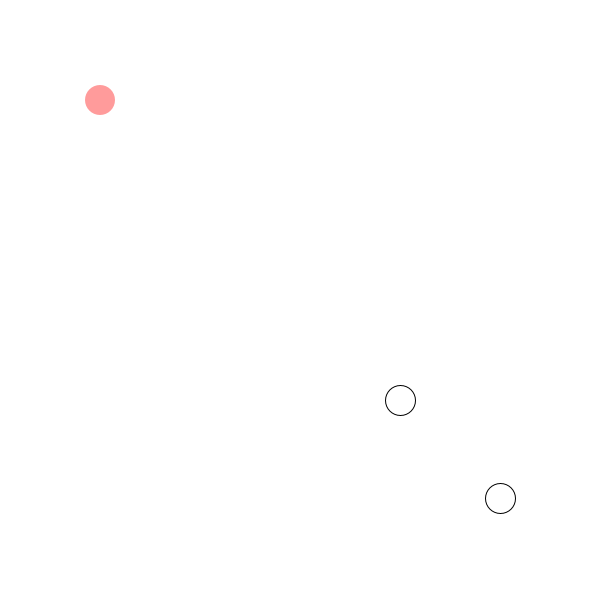
Frame 1 (no input)
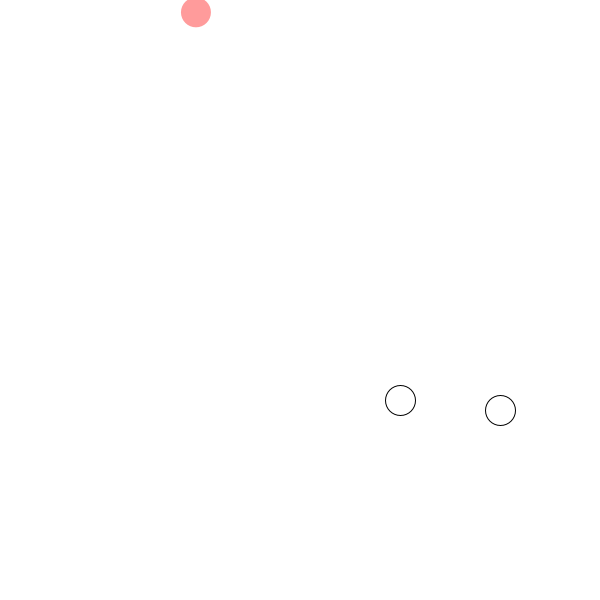
Frame 60 (the mouse pressed at the canvas centre just before this capture)
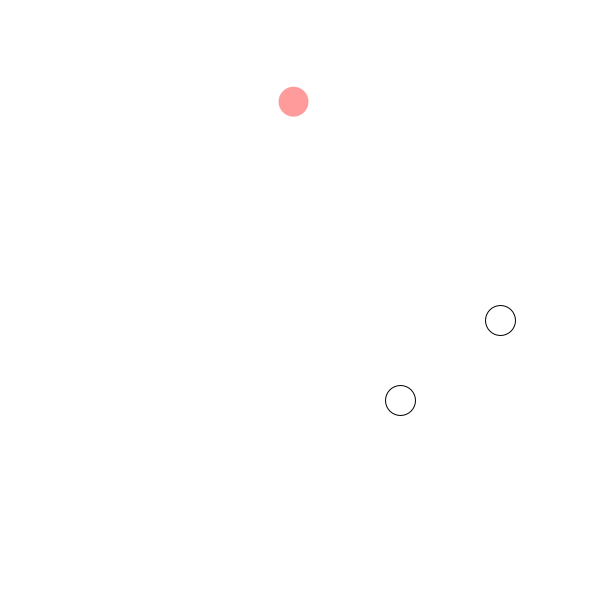
Frame 120 (the mouse held since frame 60 and released just before this capture)

The Processing sketch that drew these frames (run headless with seeded random() and noise(); from frame 60 on, the mouse is pressed at the canvas centre):

// Processing sketch: SUVAT
// ── SUVAT.pde
Bullet b1, b2;
Body target;

PVector g;

void setup() {
  size(600, 600);
  g = new PVector(0, 0.1);
  b1 = new Bullet(100, 100, 2, 30);
  b2 = new Bullet(100, 100, 2, 30);
  
  target = new Body(500, 500, 2);

  target.applyForce(new PVector(0, -3));
  target.physics();
  
  b1.applyForce(b1.findForce(new PVector(400, 400), g, 3.4));
  //println(b2.findForce(target, g, 10, 10));
}

void draw () {
  background(255);
  ellipse(400, 400, 30, 30);
  b1.applyForce(g);
  target.physics();
  b1.physics();
  ellipse(target.pos.x, target.pos.y, 30, 30);
  b1.draw();
}

// ── Body.pde
class Body{
  float m;
  PVector pos;
  PVector vel;
  PVector acc;
  
  Body(float x, float y, float mass){
    pos = new PVector(x, y);
    vel = new PVector(0, 0);
    acc = new PVector(0, 0);
    m = mass;
  }
  
  void applyForce(PVector f){
    acc.add(PVector.div(f, m));
    
  }
  
  void physics(){
    pos.add(vel);
    vel.add(acc);
    acc = new PVector(0, 0);
  }
  
}

// ── bullet.pde
class Bullet extends Body {
  float w;
  Bullet(float x, float y, float m, float w) {
    super(x, y, m);
    this.w = w;
  }

  PVector findForce(PVector target, PVector force, float maxForce) {
    float sh = target.x-pos.x;
    float sv = target.y - pos.y;

    float uh = 0;
    float uv = 0;

    float ah = force.x / m;
    float av = force.y / m;

    //float t = sqrt(2*sv/av);

    //uh = sh/t - ah*t/2;

    //maxForce2 = uh2 + uv2
    //S = ut + at2/2
    //u = S/t - at/2
    //4maxForce2 = 4Sh*Sh/(t*t) + 4Sv*Sv/(t*t) - 4(Shah + Svav) + ah*ah*t*t + av*av*t*t
    // 4t*t*maxForce2 = 4Sh*Sh + 4*Sv*Sv - 4*t*t(Shah + Svav) + (ah*ah + av*av)*t*t*t*t 
    // 4Sh*Sh + 4*Sv*Sv - 4*t*t(Shah + Svav) + (ah*ah + av*av)*t*t*t*t - 4t*t*maxForce2 = 0
    // let d = t * t
    // 4Sh*Sh + 4*Sv*Sv - 4*d*(Shah + Svav) + (ah*ah + av*av)*d*d - 4*b*maxForce*maxForce = 0
    float a = ah * ah + av * av;
    float b = - 4 * maxForce * maxForce - 4*(sh * ah + sv * av);
    float c = 4*sh*sh + 4*sv*sv;

    float D = b * b - 4 * a * c;

    if (D < 0) {
      println("D < 0");
      return null;
    }
    
    D = sqrt(D);
    
    float x1 = (-b + D)/(2*a);
    float x2 = (-b - D)/(2*a);
    
    // only get positive solutions
    
    float t;
    if(x1 > 0){
      t = sqrt(x1);
    }else if(x2 > 0){
      t = sqrt(x2);
    }else{
      println("Both roots are negative");
      return null;
    }
        
    uh = sh/t - ah*t/2;
    uv = sv/t - av*t/2;
        
    return new PVector((uh - vel.x)*m, (uv - vel.y)*m);
  }
  
  //PVector findForce (Body target, PVector force, float maxForce, float t){
  //  float sh = target.pos.x-pos.x;
  //  float sv = target.pos.y - pos.y;

  //  float uh = 0;
  //  float uv = 0;

  //  float ah = force.x / m;
  //  float av = force.y / m;
    
  //  float ath = target.acc.x;
  //  float atv = target.acc.y;
    
  //  float uth = target.vel.x;
  //  float utv = target.vel.y;
    
  //  //maxForce2 = uh2 + uv2
  //  //S = (v+u)*t/2
  //  //
    
  //  return new PVector((uh - vel.x)*m, (uv - vel.y)*m);
  //}

  void draw() {
    pushStyle();
    noStroke();
    fill(255, 0, 0, 100);
    ellipse(pos.x, pos.y, w, w);
    popStyle();
  }
}
